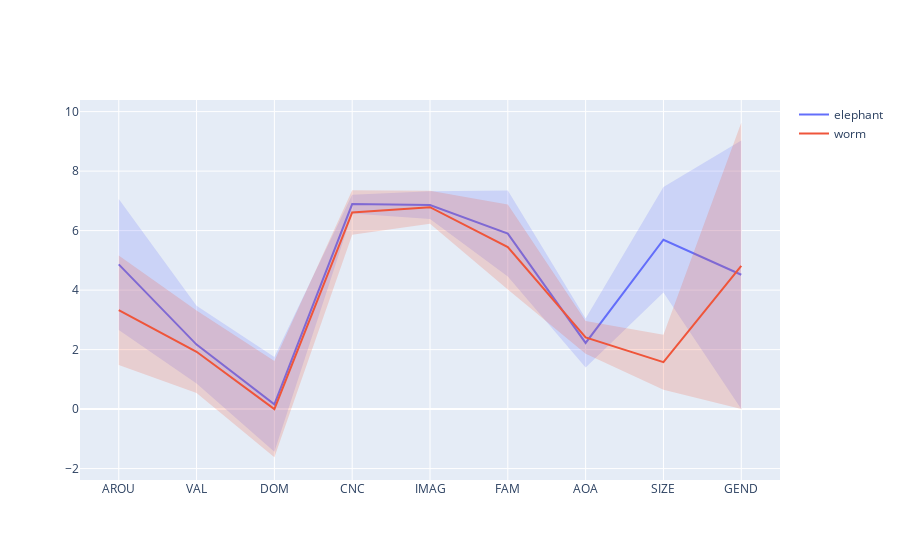

Notebook source saved alongside this figure:
### Code cell
## Comparing elephant (High SIZE) and worm (Low SIZE)
fig_ex2 = viz_GlasgowR(['elephant','worm'], df)
fig_ex2

### Figure 1 — Plotly figure (JSON) as saved in the notebook; plotly's stock layout.template omitted (floating-point values rounded to 4 significant figures)
{"data": [{"line": {"color": "#636EFA"}, "mode": "lines", "name": "elephant", "showlegend": true, "type": "scatter", "x": [1, 2, 3, 4, 5, 6, 7, 8, 9], "y": [4.864, 2.168, 0.1617, 6.891, 6.857, 5.9, 2.224, 5.692, 4.516]}, {"fill": "toself", "fillcolor": "rgba(99, 110, 250, 0.2)", "hoverinfo": "skip", "line": {"color": "rgba(255,255,255,0)"}, "showlegend": false, "type": "scatter", "x": [1, 2, 3, 4, 5, 6, 7, 8, 9, 9, 8, 7, 6, 5, 4, 3, 2, 1], "y": [7.065, 3.478, 1.754, 7.203, 7.324, 7.346, 3.049, 7.463, 9.032, 0, 3.921, 1.399, 4.454, 6.39, 6.579, -1.43, 0.8581, 2.663]}, {"line": {"color": "#EF553B"}, "mode": "lines", "name": "worm", "showlegend": true, "type": "scatter", "x": [1, 2, 3, 4, 5, 6, 7, 8, 9], "y": [3.324, 1.926, 0.0001478, 6.613, 6.786, 5.448, 2.412, 1.576, 4.813]}, {"fill": "toself", "fillcolor": "rgba(239, 85, 59, 0.2)", "hoverinfo": "skip", "line": {"color": "rgba(255,255,255,0)"}, "showlegend": false, "type": "scatter", "x": [1, 2, 3, 4, 5, 6, 7, 8, 9, 9, 8, 7, 6, 5, 4, 3, 2, 1], "y": [5.167, 3.312, 1.619, 7.361, 7.344, 6.876, 2.961, 2.498, 9.626, 0, 0.654, 1.863, 4.02, 6.228, 5.865, -1.619, 0.54, 1.481]}], "layout": {"xaxis": {"tickmode": "array", "ticktext": ["AROU", "VAL", "DOM", "CNC", "IMAG", "FAM", "AOA", "SIZE", "GEND"], "tickvals": [1, 2, 3, 4, 5, 6, 7, 8, 9]}}}
